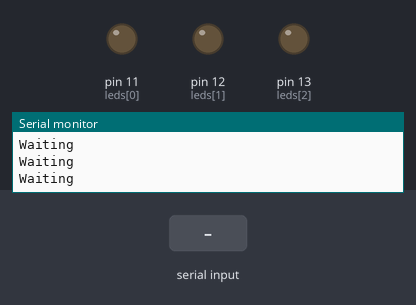
The program below on a simulated Arduino Uno, built with avr-gcc and run on an emulated ATmega328P. Parts: output pins drawn as LEDs (lit = HIGH), the last lines printed to the serial monitor. The test bench sets the inputs (shaded band).

Above: at 1.2 s.
1.3 s: "R" received over Serial
At 1.9 s:
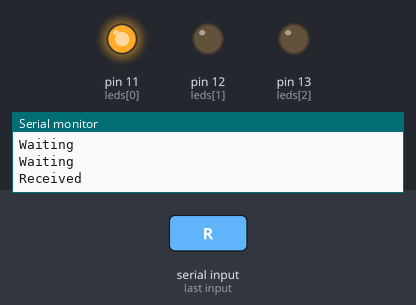
3.8 s: "G" received over Serial
At 4.6 s:
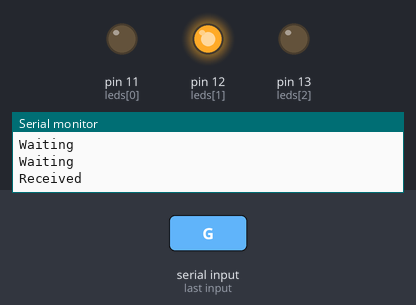
6.3 s: "B" received over Serial
At 7.0 s:
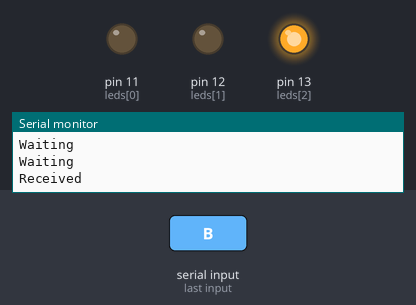
Timing chart, 0 to 9.3 s (numbered marks = the images above; inputs shaded):
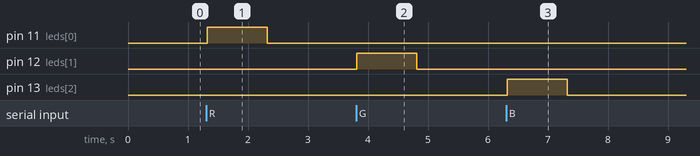

The program:

main.cpp
```cpp
#include <Arduino.h>

int leds[] = {11, 12, 13};

int milisdelay = 1000;

void turnOnLedAndOff(int led)
{
  digitalWrite(led, HIGH);
  delay(milisdelay);
  digitalWrite(led, LOW);
}

void setup()
{
  int lengthLeds = sizeof(leds) / sizeof(int);
  for (int i = 0; i < lengthLeds; i++)
  {
    pinMode(leds[i], OUTPUT);
  }
  Serial.begin(9600);
  Serial.println("Ready");
}

void loop()
{
  if (Serial.available() > 0)
  {
    Serial.println("Received");
    switch (Serial.read())
    {
    case 'R': // R = Red
      turnOnLedAndOff(leds[0]);
      break;
    case 'G': // G = Green
      turnOnLedAndOff(leds[1]);
      break;
    case 'B': // B = Blue
      turnOnLedAndOff(leds[2]);
      break;
    }
  }
  Serial.println("Waiting");
}
```

Measured:
- after the input at 1.3 s, pin 11 (leds[0]): LOW → HIGH at once, → LOW 1.0 s later
- after the input at 3.8 s, pin 12 (leds[1]): LOW → HIGH at once, → LOW 1.0 s later
- after the input at 6.3 s, pin 13 (leds[2]): LOW → HIGH at once, → LOW 1.0 s later
